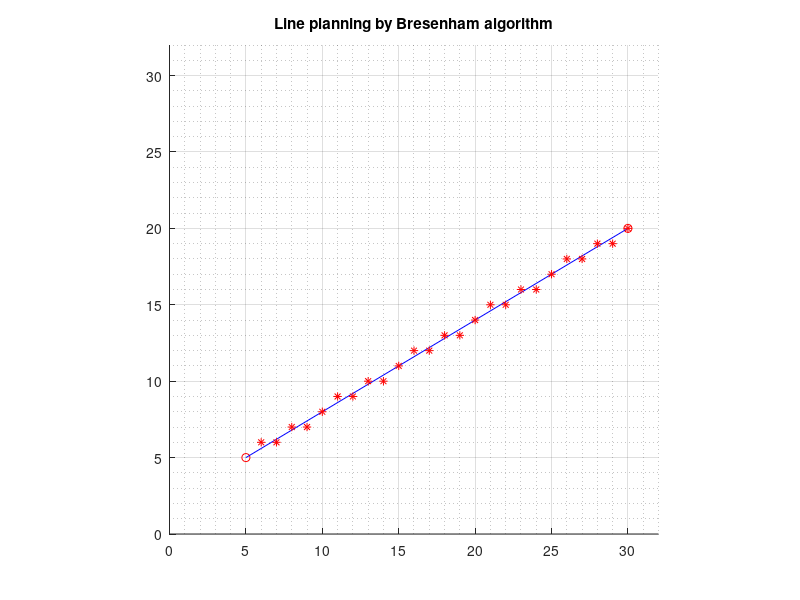

The MATLAB source for this figure:
function compare_velo
clear all;
close all;
format compact;

x = [5,30];
y = [5,20];
sample = length(x);

FigHandle = figure;
set(FigHandle, 'Position', [100, 100, 600, 600]);

subplot(111);
axis equal;
title('Line planning by Bresenham algorithm');
xlim([0,32]);
ylim([0,32]);
hold on;
grid on;
grid minor;

bresenhamStep(x(1),x(2),y(1),y(2));

    function bresenhamStep(x1,x2,y1,y2)
        deltaX=x2-x1;
        deltaY=y2-y1;
        deltaX=abs(deltaX*2);
        deltaY=abs(deltaY*2);
        
        subplot(1,1,1);
        plot(x1,y1,'ro');
        plot(x2,y2,'ro');
        plot([x1,x2],[y1,y2],'b-');
        drawnow();
                    
        if(deltaX>deltaY)
            D = deltaY - deltaX / 2; %initial value
            nextX=x1;
            nextY=y1;
            while (nextX ~= x2)
                if (D >= 0)
                    nextY = nextY + 1;
                    D = D - deltaX;
                end
                nextX = nextX + 1;
                D = D + deltaY;
                
                subplot(1,1,1);
                plot(nextX, nextY,'r*');
                drawnow();
                                
                pause(0.1);
            end            
        end
    end


end